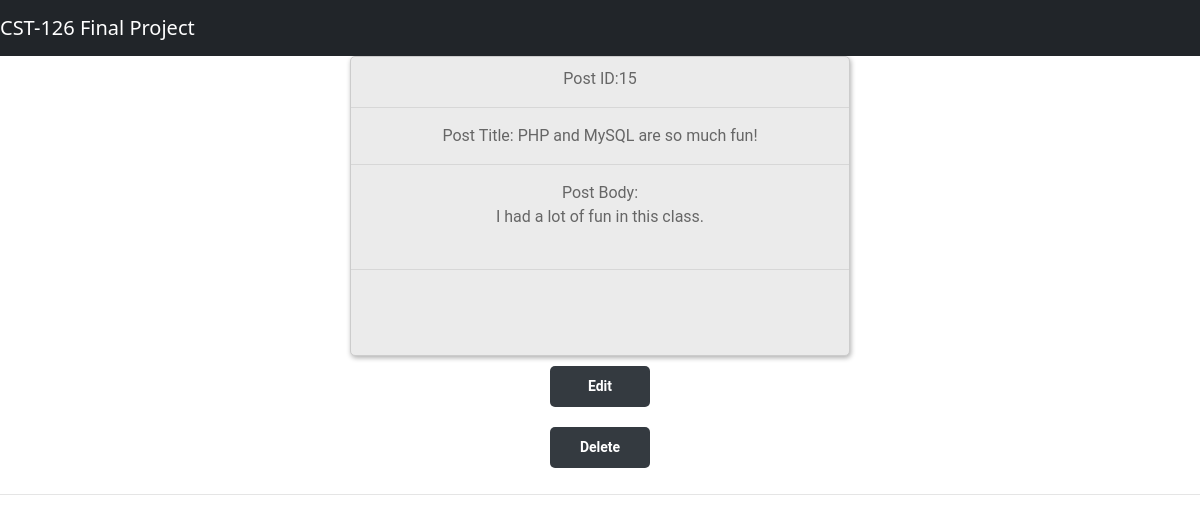
The page /searchPostHandler.php?postName=PHP and MySQL are so much fun! (signed in) on the database its author committed.
### tables this page shows
CREATE TABLE `blog_posts` (
  `idblog_posts` int(11) NOT NULL,
  `blog_post_title` varchar(45) DEFAULT NULL,
  `blog_post` text,
  `users_ID` int(11) NOT NULL
);

### searchPostHandler.php (the view, shortened to what this page needs)
<?php
	include 'header.php';
?>
<head>
    <link rel="stylesheet" href="css/posts.css">
</head>
<?php
	require_once 'db_connector.php';
	$searchForTitle = $_GET['postName'];
	$searchForBody = $_GET['postBody'];
	$sql_statement = "SELECT * FROM `blog_posts` WHERE `blog_post_title` LIKE '%$searchForTitle%' AND
					`blog_post` LIKE '%$searchForBody%'";
	if ($link){
		$result = mysqli_query($link, $sql_statement);
		if ($result) {
			while ($row = mysqli_fetch_assoc($result)){
			    ?>
			    <div class="post-container">
                <?php
	                echo "Post ID:" . $row['idblog_posts'] . "<br>" . "<hr>";
	                echo "Post Title: " . $row['blog_post_title'] . "<br>" . "<hr>";
	                echo "Post Body: " . "<br>" . $row['blog_post'] . "<br>" . "<hr>";
                ?>
                </div>
                <div>
                    <form action="showEditForm.php">
                        <button type="submit">Edit</button>
                    </form>
                    <form action="processDeletePost.php">
                        <button type="submit">Delete</button>
                    </form>
                </div>
				<?php
				echo "<hr>";
			}
		} else {
			echo "Error with the SQL " . mysqli_error($link);
		}
	} else {
		echo "Error connecting " . mysqli_error();
	}

### css/style.css (style rules this page uses)
div, h1, form, input, p { padding: 0; margin: 0; outline: none; font-family: Roboto, Arial, sans-serif; font-size: 16px; color: #666666; }
p { font-size: 12px; }
hr { color: #a9a9a9; opacity: 0.3; }
form { margin: 0 30px; text-align: center; }
button { width: 100%; padding: 10px 0; margin: 10px auto; border-radius: 5px; border: none; background-color: #343a40; font-size: 14px; font-weight: 600; color: #fff; }

### css/posts.css (style rules this page uses)
.post-container { text-align: center; width: 500px; margin: auto; align-items: center; min-height: 300px; padding: 10px 0; border-radius: 5px; border: solid 1px #cccccc; box-shadow: 1px 2px 5px rgba(0,0,0,.31); background: #ebebeb; }
p { font-size: 16px; }

### searchPostHandler.php (style rules this page uses)
.post-container { text-align: center; }
button { width: 100px; }

### rows shown on the page
blog_posts: idblog_posts "15", blog_post_title "PHP and MySQL are so much fun!", blog_post "I had a lot of fun in this class."
